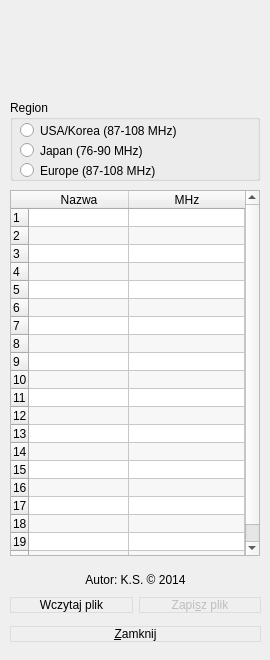
<?xml version="1.0" encoding="UTF-8"?>
<ui version="4.0">
 <class>Tuner</class>
 <widget class="QWidget" name="Tuner">
  <property name="enabled">
   <bool>true</bool>
  </property>
  <property name="geometry">
   <rect>
    <x>0</x>
    <y>0</y>
    <width>270</width>
    <height>660</height>
   </rect>
  </property>
  <property name="sizePolicy">
   <sizepolicy hsizetype="Preferred" vsizetype="Preferred">
    <horstretch>0</horstretch>
    <verstretch>0</verstretch>
   </sizepolicy>
  </property>
  <property name="minimumSize">
   <size>
    <width>270</width>
    <height>660</height>
   </size>
  </property>
  <property name="maximumSize">
   <size>
    <width>270</width>
    <height>660</height>
   </size>
  </property>
  <property name="windowTitle">
   <string>iRiver Tuner Settings</string>
  </property>
  <widget class="QTableWidget" name="stationsList">
   <property name="geometry">
    <rect>
     <x>10</x>
     <y>190</y>
     <width>250</width>
     <height>366</height>
    </rect>
   </property>
   <property name="sizePolicy">
    <sizepolicy hsizetype="Fixed" vsizetype="Fixed">
     <horstretch>0</horstretch>
     <verstretch>0</verstretch>
    </sizepolicy>
   </property>
   <property name="autoFillBackground">
    <bool>false</bool>
   </property>
   <property name="alternatingRowColors">
    <bool>true</bool>
   </property>
   <property name="selectionMode">
    <enum>QAbstractItemView::NoSelection</enum>
   </property>
   <property name="showGrid">
    <bool>true</bool>
   </property>
   <property name="gridStyle">
    <enum>Qt::SolidLine</enum>
   </property>
   <property name="cornerButtonEnabled">
    <bool>true</bool>
   </property>
   <attribute name="horizontalHeaderVisible">
    <bool>true</bool>
   </attribute>
   <attribute name="horizontalHeaderCascadingSectionResizes">
    <bool>false</bool>
   </attribute>
   <attribute name="horizontalHeaderHighlightSections">
    <bool>false</bool>
   </attribute>
   <attribute name="horizontalHeaderShowSortIndicator" stdset="0">
    <bool>false</bool>
   </attribute>
   <attribute name="horizontalHeaderStretchLastSection">
    <bool>true</bool>
   </attribute>
   <attribute name="verticalHeaderDefaultSectionSize">
    <number>17</number>
   </attribute>
   <attribute name="verticalHeaderHighlightSections">
    <bool>false</bool>
   </attribute>
   <attribute name="verticalHeaderMinimumSectionSize">
    <number>17</number>
   </attribute>
   <attribute name="verticalHeaderShowSortIndicator" stdset="0">
    <bool>false</bool>
   </attribute>
   <attribute name="verticalHeaderStretchLastSection">
    <bool>false</bool>
   </attribute>
   <row>
    <property name="text">
     <string>1</string>
    </property>
   </row>
   <row>
    <property name="text">
     <string>2</string>
    </property>
   </row>
   <row>
    <property name="text">
     <string>3</string>
    </property>
   </row>
   <row>
    <property name="text">
     <string>4</string>
    </property>
   </row>
   <row>
    <property name="text">
     <string>5</string>
    </property>
   </row>
   <row>
    <property name="text">
     <string>6</string>
    </property>
   </row>
   <row>
    <property name="text">
     <string>7</string>
    </property>
   </row>
   <row>
    <property name="text">
     <string>8</string>
    </property>
   </row>
   <row>
    <property name="text">
     <string>9</string>
    </property>
   </row>
   <row>
    <property name="text">
     <string>10</string>
    </property>
   </row>
   <row>
    <property name="text">
     <string>11</string>
    </property>
   </row>
   <row>
    <property name="text">
     <string>12</string>
    </property>
   </row>
   <row>
    <property name="text">
     <string>13</string>
    </property>
   </row>
   <row>
    <property name="text">
     <string>14</string>
    </property>
   </row>
   <row>
    <property name="text">
     <string>15</string>
    </property>
   </row>
   <row>
    <property name="text">
     <string>16</string>
    </property>
   </row>
   <row>
    <property name="text">
     <string>17</string>
    </property>
   </row>
   <row>
    <property name="text">
     <string>18</string>
    </property>
   </row>
   <row>
    <property name="text">
     <string>19</string>
    </property>
   </row>
   <row>
    <property name="text">
     <string>20</string>
    </property>
   </row>
   <column>
    <property name="text">
     <string>Nazwa</string>
    </property>
   </column>
   <column>
    <property name="text">
     <string>MHz</string>
    </property>
    <property name="textAlignment">
     <set>AlignHCenter|AlignVCenter|AlignCenter</set>
    </property>
   </column>
   <item row="0" column="0">
    <property name="text">
     <string/>
    </property>
   </item>
   <item row="0" column="1">
    <property name="text">
     <string/>
    </property>
    <property name="textAlignment">
     <set>AlignRight|AlignVCenter</set>
    </property>
   </item>
   <item row="1" column="0">
    <property name="text">
     <string/>
    </property>
   </item>
   <item row="1" column="1">
    <property name="text">
     <string/>
    </property>
    <property name="textAlignment">
     <set>AlignRight|AlignVCenter</set>
    </property>
   </item>
   <item row="2" column="0">
    <property name="text">
     <string/>
    </property>
   </item>
   <item row="2" column="1">
    <property name="text">
     <string/>
    </property>
    <property name="textAlignment">
     <set>AlignRight|AlignVCenter</set>
    </property>
   </item>
   <item row="3" column="0">
    <property name="text">
     <string/>
    </property>
   </item>
   <item row="3" column="1">
    <property name="text">
     <string/>
    </property>
    <property name="textAlignment">
     <set>AlignRight|AlignVCenter</set>
    </property>
   </item>
   <item row="4" column="0">
    <property name="text">
     <string/>
    </property>
   </item>
   <item row="4" column="1">
    <property name="text">
     <string/>
    </property>
    <property name="textAlignment">
     <set>AlignRight|AlignVCenter</set>
    </property>
   </item>
   <item row="5" column="0">
    <property name="text">
     <string/>
    </property>
   </item>
   <item row="5" column="1">
    <property name="text">
     <string/>
    </property>
    <property name="textAlignment">
     <set>AlignRight|AlignVCenter</set>
    </property>
   </item>
   <item row="6" column="0">
    <property name="text">
     <string/>
    </property>
   </item>
   <item row="6" column="1">
    <property name="text">
     <string/>
    </property>
    <property name="textAlignment">
     <set>AlignRight|AlignVCenter</set>
    </property>
   </item>
   <item row="7" column="0">
    <property name="text">
     <string/>
    </property>
   </item>
   <item row="7" column="1">
    <property name="text">
     <string/>
    </property>
    <property name="textAlignment">
     <set>AlignRight|AlignVCenter</set>
    </property>
   </item>
   <item row="8" column="0">
    <property name="text">
     <string/>
    </property>
   </item>
   <item row="8" column="1">
    <property name="text">
     <string/>
    </property>
    <property name="textAlignment">
     <set>AlignRight|AlignVCenter</set>
    </property>
   </item>
   <item row="9" column="0">
    <property name="text">
     <string/>
    </property>
   </item>
   <item row="9" column="1">
    <property name="text">
     <string/>
    </property>
    <property name="textAlignment">
     <set>AlignRight|AlignVCenter</set>
    </property>
   </item>
   <item row="10" column="0">
    <property name="text">
     <string/>
    </property>
   </item>
   <item row="10" column="1">
    <property name="text">
     <string/>
    </property>
    <property name="textAlignment">
     <set>AlignRight|AlignVCenter</set>
    </property>
   </item>
   <item row="11" column="0">
    <property name="text">
     <string/>
    </property>
   </item>
   <item row="11" column="1">
    <property name="text">
     <string/>
    </property>
    <property name="textAlignment">
     <set>AlignRight|AlignVCenter</set>
    </property>
   </item>
   <item row="12" column="0">
    <property name="text">
     <string/>
    </property>
   </item>
   <item row="12" column="1">
    <property name="text">
     <string/>
    </property>
    <property name="textAlignment">
     <set>AlignRight|AlignVCenter</set>
    </property>
   </item>
   <item row="13" column="0">
    <property name="text">
     <string/>
    </property>
   </item>
   <item row="13" column="1">
    <property name="text">
     <string/>
    </property>
    <property name="textAlignment">
     <set>AlignRight|AlignVCenter</set>
    </property>
   </item>
   <item row="14" column="0">
    <property name="text">
     <string/>
    </property>
   </item>
   <item row="14" column="1">
    <property name="text">
     <string/>
    </property>
    <property name="textAlignment">
     <set>AlignRight|AlignVCenter</set>
    </property>
   </item>
   <item row="15" column="0">
    <property name="text">
     <string/>
    </property>
   </item>
   <item row="15" column="1">
    <property name="text">
     <string/>
    </property>
    <property name="textAlignment">
     <set>AlignRight|AlignVCenter</set>
    </property>
   </item>
   <item row="16" column="0">
    <property name="text">
     <string/>
    </property>
   </item>
   <item row="16" column="1">
    <property name="text">
     <string/>
    </property>
    <property name="textAlignment">
     <set>AlignRight|AlignVCenter</set>
    </property>
   </item>
   <item row="17" column="0">
    <property name="text">
     <string/>
    </property>
   </item>
   <item row="17" column="1">
    <property name="text">
     <string/>
    </property>
    <property name="textAlignment">
     <set>AlignRight|AlignVCenter</set>
    </property>
   </item>
   <item row="18" column="0">
    <property name="text">
     <string/>
    </property>
   </item>
   <item row="18" column="1">
    <property name="text">
     <string/>
    </property>
    <property name="textAlignment">
     <set>AlignRight|AlignVCenter</set>
    </property>
   </item>
   <item row="19" column="0">
    <property name="text">
     <string/>
    </property>
   </item>
   <item row="19" column="1">
    <property name="text">
     <string/>
    </property>
    <property name="textAlignment">
     <set>AlignRight|AlignVCenter</set>
    </property>
   </item>
  </widget>
  <widget class="QLabel" name="iriverLogo">
   <property name="geometry">
    <rect>
     <x>10</x>
     <y>10</y>
     <width>250</width>
     <height>97</height>
    </rect>
   </property>
   <property name="statusTip">
    <string/>
   </property>
   <property name="text">
    <string/>
   </property>
   <property name="pixmap">
    <pixmap>app/iRiver_250.png</pixmap>
   </property>
  </widget>
  <widget class="QGroupBox" name="groupBox">
   <property name="geometry">
    <rect>
     <x>10</x>
     <y>100</y>
     <width>250</width>
     <height>81</height>
    </rect>
   </property>
   <property name="title">
    <string>Region</string>
   </property>
   <widget class="QRadioButton" name="radioUSA">
    <property name="geometry">
     <rect>
      <x>10</x>
      <y>20</y>
      <width>181</width>
      <height>21</height>
     </rect>
    </property>
    <property name="text">
     <string>USA/Korea (87-108 MHz)</string>
    </property>
   </widget>
   <widget class="QRadioButton" name="radioJapan">
    <property name="geometry">
     <rect>
      <x>10</x>
      <y>40</y>
      <width>181</width>
      <height>21</height>
     </rect>
    </property>
    <property name="text">
     <string>Japan (76-90 MHz)</string>
    </property>
   </widget>
   <widget class="QRadioButton" name="radioEurope">
    <property name="geometry">
     <rect>
      <x>10</x>
      <y>60</y>
      <width>181</width>
      <height>21</height>
     </rect>
    </property>
    <property name="text">
     <string>Europe (87-108 MHz)</string>
    </property>
   </widget>
  </widget>
  <widget class="QWidget" name="verticalLayoutWidget">
   <property name="geometry">
    <rect>
     <x>10</x>
     <y>590</y>
     <width>251</width>
     <height>61</height>
    </rect>
   </property>
   <layout class="QVBoxLayout" name="verticalLayout">
    <item>
     <layout class="QHBoxLayout" name="horizontalLayout">
      <item>
       <widget class="QPushButton" name="loadButton">
        <property name="styleSheet">
         <string notr="true">border:1px solid #ddd;</string>
        </property>
        <property name="text">
         <string>Wczytaj plik</string>
        </property>
       </widget>
      </item>
      <item>
       <widget class="QPushButton" name="saveButton">
        <property name="enabled">
         <bool>false</bool>
        </property>
        <property name="styleSheet">
         <string notr="true">border:1px solid #ddd;</string>
        </property>
        <property name="text">
         <string>Zapi&amp;sz plik</string>
        </property>
       </widget>
      </item>
     </layout>
    </item>
    <item>
     <widget class="QPushButton" name="exitButton">
      <property name="styleSheet">
       <string notr="true">border:1px solid #ddd;</string>
      </property>
      <property name="text">
       <string>&amp;Zamknij</string>
      </property>
     </widget>
    </item>
   </layout>
  </widget>
  <widget class="QLabel" name="author">
   <property name="geometry">
    <rect>
     <x>10</x>
     <y>570</y>
     <width>251</width>
     <height>20</height>
    </rect>
   </property>
   <property name="font">
    <font>
     <weight>50</weight>
     <italic>false</italic>
     <bold>false</bold>
     <strikeout>false</strikeout>
    </font>
   </property>
   <property name="toolTip">
    <string extracomment="http://dvault.eu.org/"/>
   </property>
   <property name="statusTip">
    <string extracomment="http://dvault.eu.org"/>
   </property>
   <property name="text">
    <string>Autor: K.S. © 2014</string>
   </property>
   <property name="alignment">
    <set>Qt::AlignCenter</set>
   </property>
  </widget>
 </widget>
 <resources/>
 <connections>
  <connection>
   <sender>exitButton</sender>
   <signal>clicked()</signal>
   <receiver>Tuner</receiver>
   <slot>close()</slot>
   <hints>
    <hint type="sourcelabel">
     <x>124</x>
     <y>649</y>
    </hint>
    <hint type="destinationlabel">
     <x>4</x>
     <y>604</y>
    </hint>
   </hints>
  </connection>
 </connections>
</ui>
